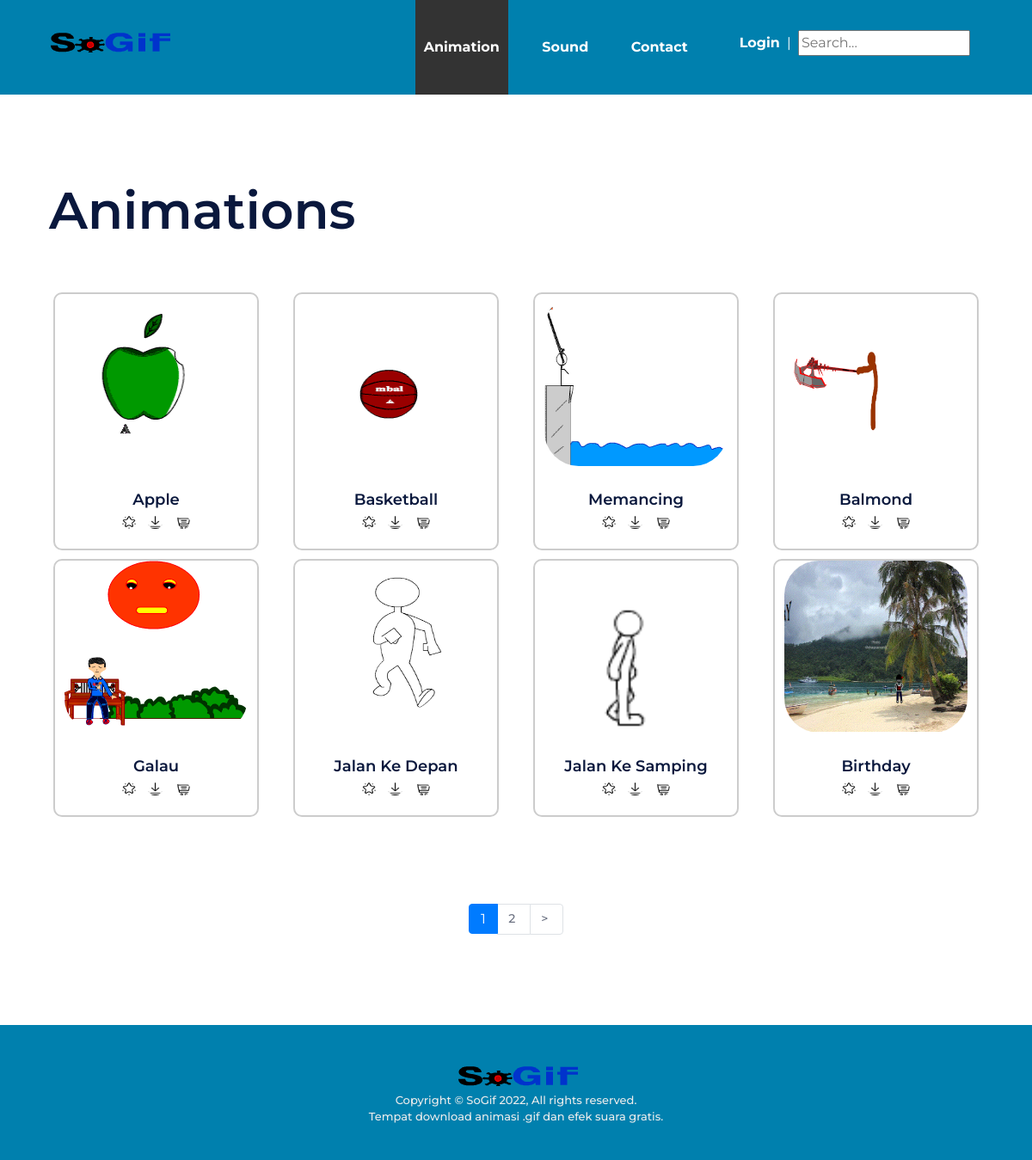
The page / on the database its author committed.
### tables this page shows
CREATE TABLE `dftr_animasi` (
  `id` int(11) NOT NULL,
  `nama_animasi` varchar(225) NOT NULL,
  `tanggal` date NOT NULL,
  `jam` time NOT NULL,
  `url_animasi` varchar(225) NOT NULL
);

### index.php (called while the page is built, shortened)
<?php
require_once BASEPATH.'core/CodeIgniter.php';

### application/models/daftarAnimasi.php (called while the page is built, shortened)
<?php
    class daftarAnimasi extends CI_MODEL
    {
        function data($number,$offset){
            return $query = $this->db->get('dftr_animasi',$number,$offset)->result();
        }
    }
?>

### application/views/homeView.php (the view)
<section class="playlist-section spad">
	<div class="container-fluid">
		<div class="section-title">
			<h2>Animations</h2>
		</div>
		<div class="clearfix"></div>
		<div class="row playlist-area">
			<?php
                   foreach($animasi as $row){
			?>
			<div class="mix col-lg-3 col-md-4 col-sm-6 ">
				<div class="border-animation">
					<div class="playlist-item">
						<img src="<?= base_url('assets/img/animasi/'.$row->url_animasi); ?>" alt="">
						<h5><?= $row->nama_animasi ?></h5>
					<div class="animasi-links">
						<a href=""><img src="<?= base_url('assets/img/icons/p-1.png');?>" alt=""></a>
						<a href="download.php?id=<?php echo $row->url_animasi;?>"\><img src='<?= base_url('assets/img/icons/p-2.png');?>' alt=''></a>
						<a href=""><img src="<?= base_url('assets/img/icons/p-3.png');?>" alt=""></a>
					</div>
					</div>
				</div>
			</div>
				<?php }?>
		</div>
		<div class="site-pagination pt-5 mt-5">
			<?= $this->pagination->create_links();?>
		</div>
	</div>
</section>

### application/controllers/home.php (shortened to what this page needs)
<?php
    class home extends CI_CONTROLLER{
        function __construct(){
            $this->load->model('daftarAnimasi');
        }
        function index(){
            if(isset($_GET['cari'])){
                $cari = $_GET['cari'];
                $jumlahData = $this->daftarAnimasi->cari($cari)->num_rows();
                $data['animasi'] = $this->daftarAnimasi->cari($cari)->result();
            }else{
                $data['animasi'] = $this->daftarAnimasi->data(8,$this->uri->segment(3));
            }
            $config['full_tag_open']    = '<div class="pagging text-center"><nav><ul class="pagination justify-content-center">';
            $config['full_tag_close']   = '</ul></nav></div>';
            $config['num_tag_open']     = '<li class="page-item" style="cursor:pointer"><span class="page-link">';
            $config['num_tag_close']    = '</span></li>';
            $config['cur_tag_open']     = '<li class="page-item active" style="cursor:pointer;"><span class="page-link" style="padding:6.5px 13.5px">';
            $config['cur_tag_close']    = '<span class="sr-only">(current)</span></span></li>';
            $config['next_tag_open']    = '<li class="page-item" style="cursor:pointer"><span class="page-link">';
            $this->load->view('headerView.php');
            $this->load->view('homeView.php',$data);
            $this->load->view('footerView.php');
        }
    }
?>

### application/views/headerView.php (shortened to what this page needs)
<html>
<head>
	<link rel="stylesheet" href="<?= base_url('assets/css/bootstrap.min.css');?>"/>
	<link rel="stylesheet" href="<?= base_url('assets/css/font-awesome.min.css');?>"/>
	<link rel="stylesheet" href="<?= base_url('assets/css/owl.carousel.min.css');?>"/>
	<link rel="stylesheet" href="<?= base_url('assets/css/slicknav.min.css');?>"/>
	<link rel="stylesheet" href="<?= base_url('assets/css/style.css');?>"/>
</head>
<body>
	<header class="header-section clearfix">
		<a href="<?= base_url('home');?>" class="site-logo">
			<img src="<?= base_url('assets/img/logo.png');?>" alt="">
		</a>
		<div class="header-right">
			<a href="<?= base_url('admin/login')?>" class="login">Login</a>
			<span>|</span>
			<div class="user-panel">
				<form action="<?= base_url('sound');?>" method="get">
					<input type="text" name="cari" placeholder="Search..."></input>
				</form>
			</div>
		</div>
		<ul class="main-menu">
			<li style="background-color: #333333;"><a href="<?= base_url('home');?>">Animation</a></li>
			<li><a href="<?= base_url('sound');?>">Sound</a></li>
			<li><a href="<?= base_url('contact');?>">Contact</a></li>
		</ul>
	</header>

### application/views/footerView.php (shortened to what this page needs)
<footer class="footer-section">
					<img src="<?= base_url('assets/img/logo.png');?>" alt="">
					<div class="copyright">
						Copyright &copy; SoGif <script>document.write(new Date().getFullYear());</script>, All rights reserved.
						<br>Tempat download animasi .gif dan efek suara gratis.
					</div>
	</footer>
	</body>
</html>

### assets/css/style.css (style rules this page uses)
.login { color:white; font-weight:bold; }
.border-animation { width: auto; height:300px; margin: 5px; padding:5px auto; border:2px solid #CCCCCC; border-radius:10px; }
.border-animation img { height:200px; }
.animasi-links { text-align: center; padding-top: 10px; }
.animasi-links img { height:15px; }
.animasi-links a { display: inline-block; margin:0 5px; }
html, body { height: 100%; font-family: "Montserrat", sans-serif; -webkit-font-smoothing: antialiased; font-smoothing: antialiased; }
h1, h2, h3, h4, h5, h6 { margin: 0; color: #0a183d; font-weight: 600; line-height: 1; }
h2 { font-size: 36px; }
h5 { font-size: 18px; }
img { max-width: 100%; }
ul, ol { padding: 0; margin: 0; }
.section-title { margin-bottom: 60px; }
.section-title h2 { font-size: 60px; }
.spad { padding-top: 105px; padding-bottom: 105px; }
.header-section { padding-left: 55px; padding-right: 72px; background: #0080AE; }
.site-logo { display: inline-block; margin-top:30px; height:80px; }
.header-right { float: right; padding: 25px 0; margin-left: 130px; margin-top:10px; }
.header-right .user-panel { display: inline-block; }
.header-right .user-panel input { margin: 0; }
.header-right span { color: #fff; display: inline-block; padding-left: 4px; padding-right: 4px; }
.main-menu { list-style: none; float: right; font-weight:bold; }
.main-menu li { display: inline-block; position: relative; }
.main-menu li a { display: block; font-size: 16px; color: #ffffff; padding: 43px 10px; }
.main-menu li:first-child a { margin-left: 0; }
.footer-section { width:100%; text-align:center; background: #0080AE; padding: 40px 0; }
.copyright { overflow:hidden; font-size: 13px; font-weight: 500; color: rgb(236, 236, 236); }
.playlist-section { padding: 105px 42px; }
.playlist-section .section-title { float: left; }
.playlist-item { text-align: center; padding: 0 11px; margin-bottom: 5px; }
.playlist-item img { min-width: 100%; border-radius: 40px; margin-bottom: 30px; }
.site-pagination { width:100%; text-align:center; position:relative; }
.site-pagination a { color: #6a7080; font-size: 14px; display: inline-block; margin-right: 5px; font-weight: 500; }
@media only screen and (min-width: 1200px) and (max-width: 1360px) { .header-right { margin-left: 50px; } }
@media only screen and (min-width: 1200px) and (max-width: 1360px) { .main-menu li a { margin-left: 25px; } }

### rows shown on the page
dftr_animasi: url_animasi (picture), nama_animasi "Apple"
dftr_animasi: url_animasi (picture), nama_animasi "Basketball"
dftr_animasi: url_animasi (picture), nama_animasi "Memancing"
dftr_animasi: url_animasi (picture), nama_animasi "Balmond"
dftr_animasi: url_animasi (picture), nama_animasi "Galau"
dftr_animasi: url_animasi (picture), nama_animasi "Jalan Ke Depan"
dftr_animasi: url_animasi (picture), nama_animasi "Jalan Ke Samping"
dftr_animasi: url_animasi (picture), nama_animasi "Birthday"

### other values the page prints
$this->pagination->create_links() "1 2 >"
